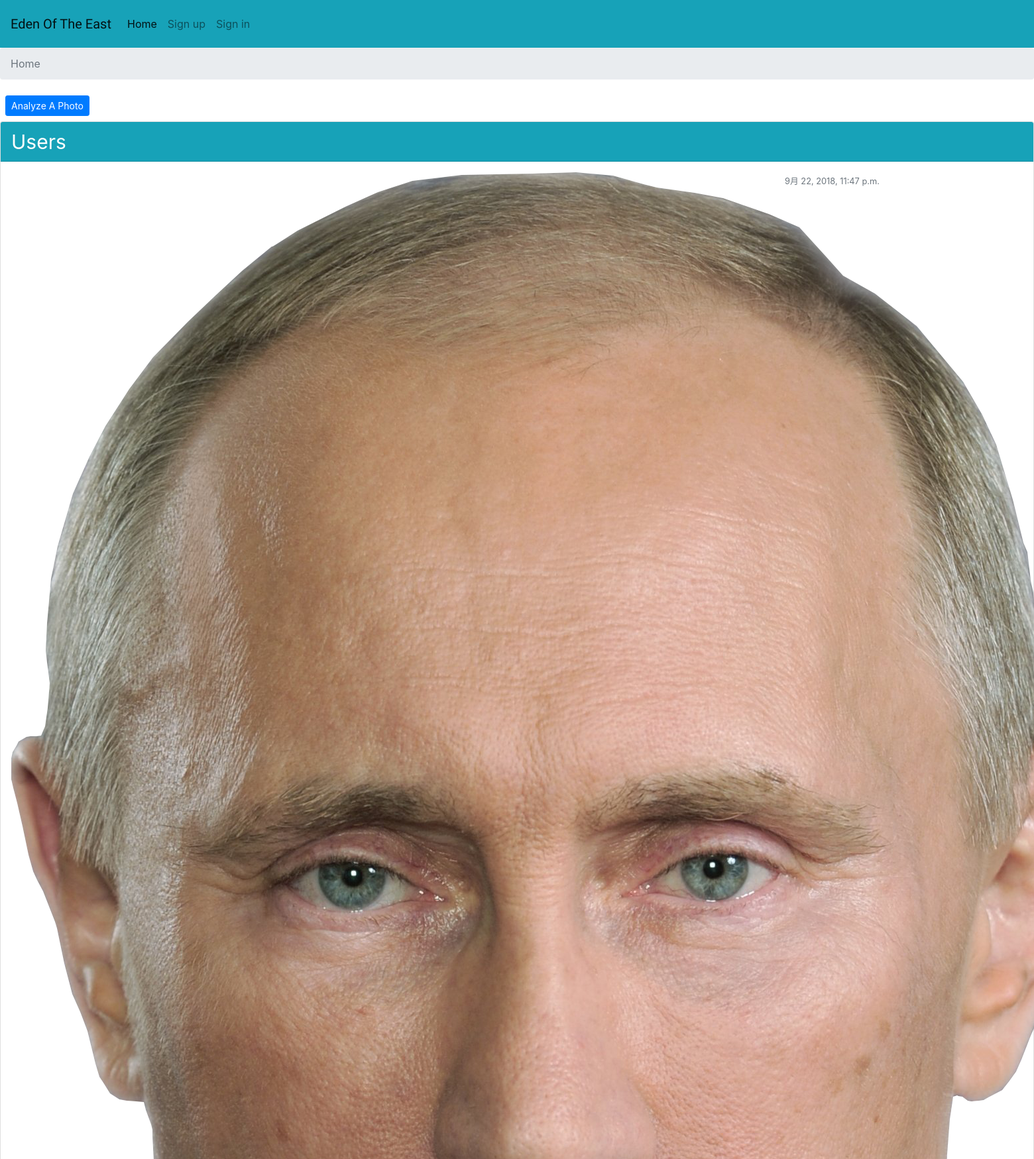
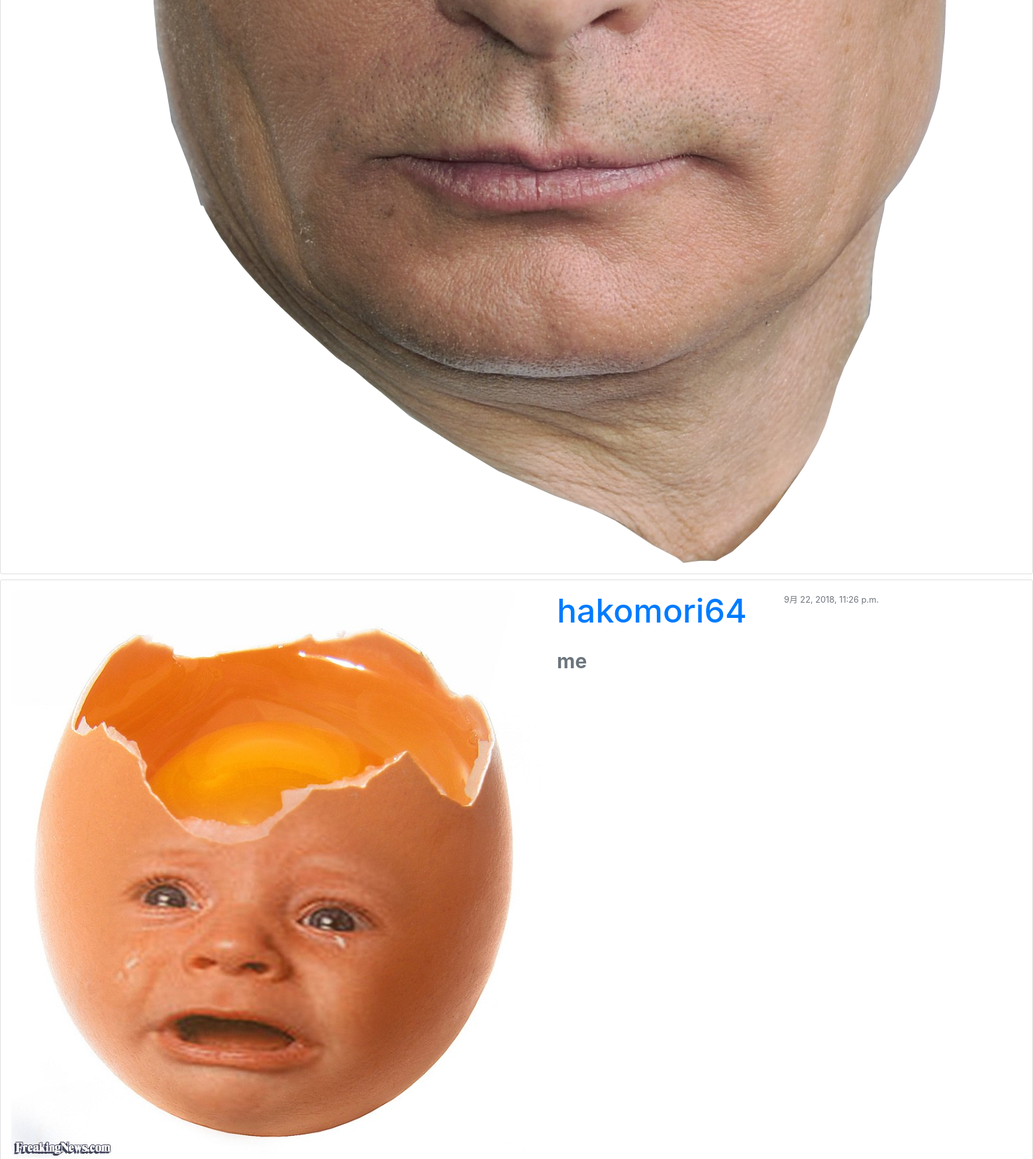
The page / (upper part) on the database its author committed (2 pictures, top to bottom).
### edensystem/models.py (models this page shows)
class Tag(models.Model):
    user = models.ForeignKey(User, on_delete=models.CASCADE, related_name='user_tags')
    description = models.CharField(max_length=100)
    created_by = models.ForeignKey(User, on_delete=models.CASCADE, related_name='created_tags')
    created_at = models.DateTimeField(auto_now_add=True)
    class Meta:
        ordering = ['-created_at']

### edensystem/views.py (the view)
# urls.py: 2. Add a URL to urlpatterns:  path('', views.home, name='home')
def home(request):
    users = User.objects.all()
    return render(request, 'home.html', {'users': users})

### edensystem/models.py (called while the page is built)
    def image_url(self):
        if not (self.thumbnail):
            if self.sex == 'male':
                return '/static/img/if_male3_403019.svg'
            else:
                return '/static/img/if_female1_403023.svg'

### templates/home.html
{% extends "base.html" %}
{% load thumbnail %}
{% block breadcrumb %}
<li class="breadcrumb-item active">Home</li>
{% endblock breadcrumb %}
{% block content %}
<a href="#" class="btn btn-primary btn-sm mx-2 my-2" role="button">Analyze A Photo</a>
        {% for each in users %}
        {% with each.user_tags.all|first as first_tag %}
        <div class="card mb-2">
            {% if forloop.first %}
            <div class="card-header text-white bg-info py-2 px-3 " style="height: 60px;font-size: 30px;">Users</div>
            {% endif %}
            <div class="card-body p-3">
                <div class="row">
                    <div class="col-9">
                        <div class="media">
                            {% if each.profile.thumbnail %}
                            {% thumbnail each.profile.thumbnail "100x100" crop="center" as im %}
                                <a href="{% url 'tags' each.pk %}"><img src="{{ im.url }}" alt="{{ each.username }}" width="{{ im.width }}" height="{{ im.height }}"></a>
                            {% endthumbnail %}
                            {% else %}
                                <a href="{% url 'tags' each.pk %}"><img src="{{ each.profile.image_url }}" alt="{{ each.username }}" width="100" height="100"></a>
                            {% endif %}
                            <div class="media-body ml-4">
                                <h3 class="media-heading" style="font-size: 50px;"><a href="{% url 'tags' each.pk %}">{{ each.username }}</a></h3>
                                <strong class="d-flex align-items-center text-muted mt-4" style="font-size: 30px;">{{ first_tag.description }}</strong>
                            </div>
                        </div>
                    </div>
                    <div class="col-3">
                        <small class="text-muted text-right">{{ first_tag.created_at }}</small>
                    </div>
                </div>
            </div>
        </div>
        {% endwith %}
        {% endfor %}
{% endblock content %}

### rows shown on the page
Tag: created_at "9月 22, 2018, 11:47 p.m."
Tag: description "me", created_at "9月 22, 2018, 11:26 p.m."

### other values the page prints
{{ each.username }} "hakomori64"
